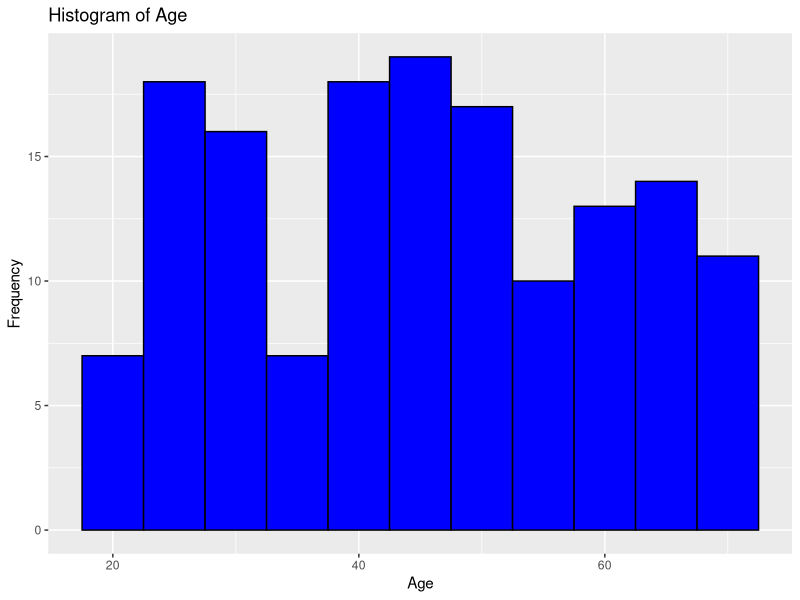
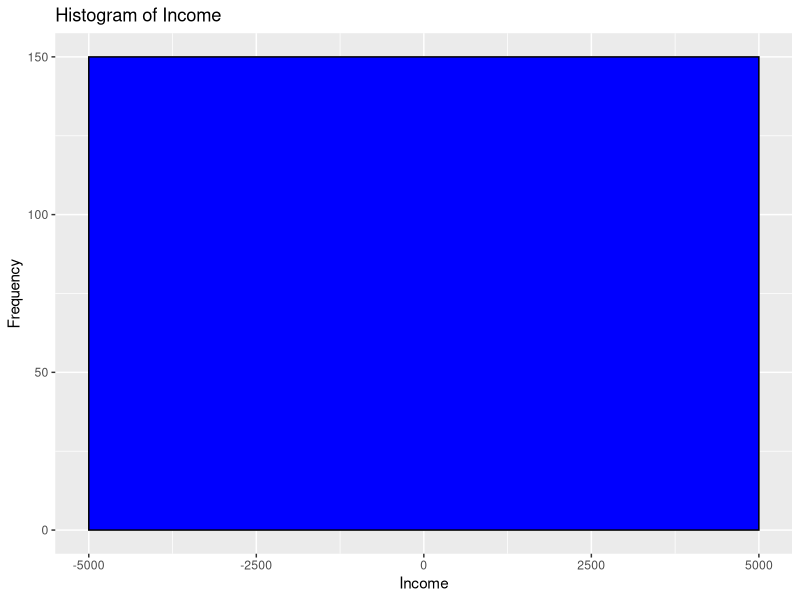
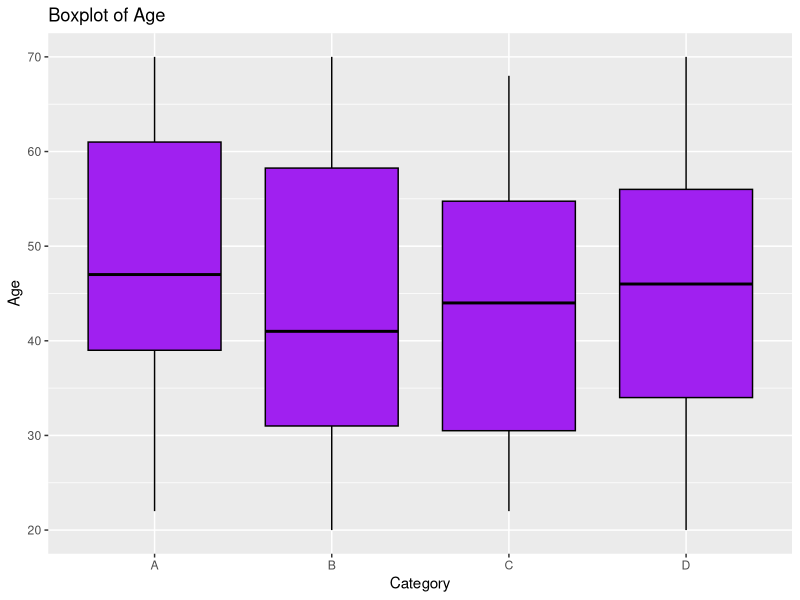
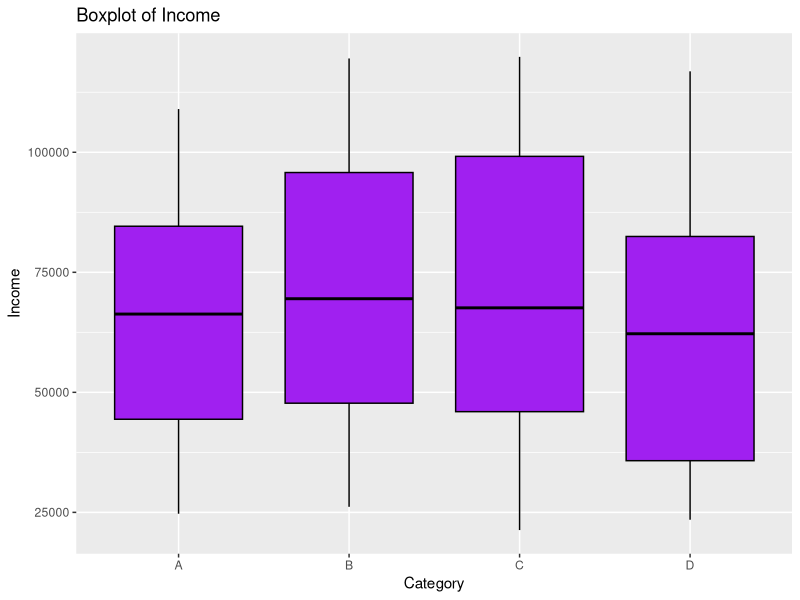
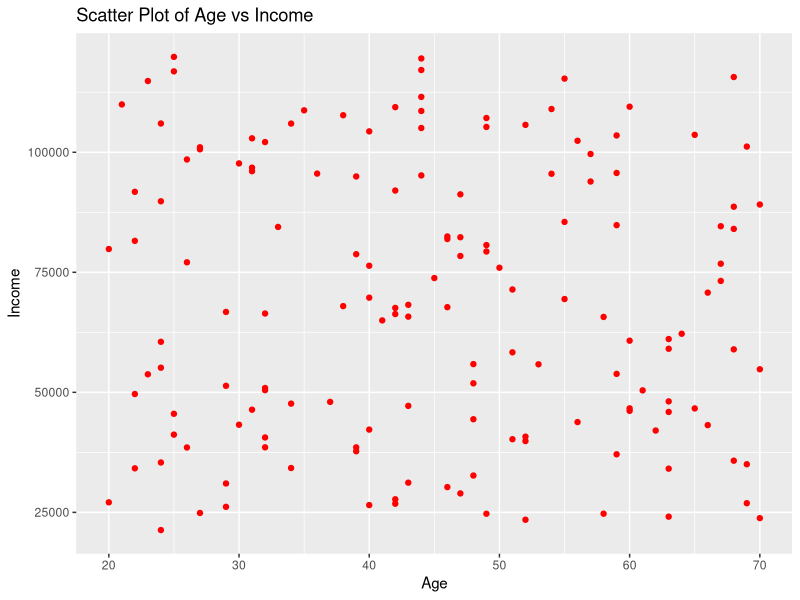
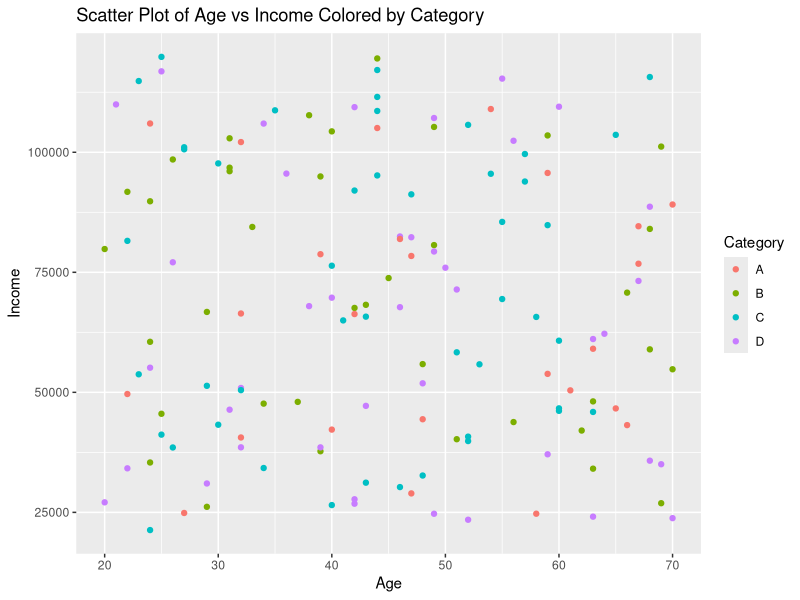

Source code (R) for these figures, in order:
# SOC 225: Lab 4
# Anthony Wen
# 7/3/2024
# 5 Tasks

# Welcome to Lab 4 for SOC 225! In this lab, we'll focus on Exploratory Data Analysis (EDA). EDA involves summarizing the main characteristics of your data, often using visual methods. We'll cover basic descriptive statistics and data visualization using ggplot2.

# Lab Goals
# -- Calculating basic descriptive statistics
# -- Creating histograms, boxplots, and scatter plots with ggplot2

#DESCRIPTIVE STATISTICS

# Let's start by loading the necessary libraries and data.
library(dplyr)
# You'll need to install ggplot2 if you haven't used it before. It's super useful for making advanced graphs and charts.
#install.packages("ggplot2")
library(ggplot2)

# Load the "Lab_3_Data.csv" file (used in last lab) into a data frame called data.
data <- read.csv("Lab_3_Data.csv")

# Calculating descriptive statistics helps us understand the distribution and central tendency of our data.
# We'll calculate the mean, median, mode, and range for the "Age" column below.
mean_age <- mean(data$Age, na.rm = TRUE)
median_age <- median(data$Age, na.rm = TRUE)
# Note there isn't a default mode function. This is a bit janky, but works.
mode_age <- as.numeric(names(sort(table(data$Age), decreasing = TRUE)[1]))
range_age <- range(data$Age, na.rm = TRUE)

# And view in the console here.
mean_age
median_age
mode_age
range_age

# TASK 1 ***********************************************************************
# Calculate and display the mean, median, mode, and range for the "Income" column for data rows that have an Age >= 45.
mean_income <- mean(data$Income, na.rm = TRUE)
median_income <- median(data$Income, na.rm = TRUE)
# Note there isn't a default mode function. This is a bit janky, but works.
mode_income <- as.numeric(names(sort(table(data$Income), decreasing = TRUE)[1]))
range_income <- range(data$Income, na.rm = TRUE)

mean_income
median_income
mode_income
range_income

# DATA VISUALIZATION WITH GGPLOT2

# Visualization is a powerful tool for EDA. We'll use the ggplot2 package to create histograms, boxplots, and scatter plots.

# HISTOGRAMS

# Histograms show the distribution of a single variable.
# Let's create a histogram of the "Age" column.
ggplot(data, aes(x = Age)) +
geom_histogram(binwidth = 5, fill = "blue", color = "black") +
labs(title = "Histogram of Age", x = "Age", y = "Frequency")

# TASK 2 ***********************************************************************
# Create a histogram of the "Income" column. Use a binwidth of 10000. Use colors of your choice and make sure the axes are labeled and the graph has a title. 
ggplot(data, aes(x = Age)) +
  geom_histogram(binwidth = 10000, fill = "blue", color = "black") +
  labs(title = "Histogram of Income", x = "Income", y = "Frequency")

# BOXPLOTS

# Boxplots show the distribution of a variable and highlight outliers.
# Let's create a boxplot of the "Age" column.
ggplot(data, aes(x = Category, y = Age)) +
  geom_boxplot(fill = "purple", color = "black") +
  labs(title = "Boxplot of Age", y = "Age", x = "Category")

# TASK 3 ***********************************************************************
# Create a boxplot of the "Income" column by the group "Category". Remember colors and labels.
ggplot(data, aes(x = Category, y = Income)) +
  geom_boxplot(fill = "purple", color = "black") +
  labs(title = "Boxplot of Income", y = "Income", x = "Category")

# SCATTER PLOTS
# Scatter plots show the relationship between two variables.
# Let's create a scatter plot of "Age" vs "Income".
ggplot(data, aes(x = Age, y = Income)) +
geom_point(color = "red") +
labs(title = "Scatter Plot of Age vs Income", x = "Age", y = "Income")

# TASK 4 ***********************************************************************
# Create a scatter plot of "Age" vs "Income" colored by "Category". (Hint: ?aes)
ggplot(data, aes(x = Age, y = Income, color = Category)) +
  geom_point() +
  labs(title = "Scatter Plot of Age vs Income Colored by Category", x = "Age", y = "Income")

# TASK 5 ***********************************************************************
# In your own words, interpret the relationship between Age and Income.

# There is no clear relationship between age and income. But I assume that it is that the 
# higher your age, the more income you have, so a positive correlation between age and income.

# That's it for Lab 4! You've learned how to calculate basic descriptive statistics and create various types of plots using ggplot2. These skills are crucial for understanding and presenting your data.

# Quick Question: Please rate the difficulty of this lab from 1 to 5.
# 4
# Be sure to SAVE THIS FILE and upload it to Canvas when you have completed all tasks. Please submit as a .R file.